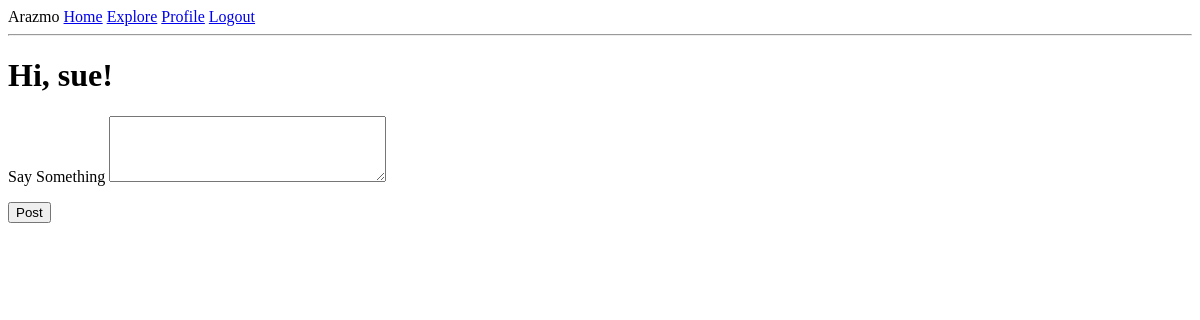
Page /index (signed in) on the earlier database version.
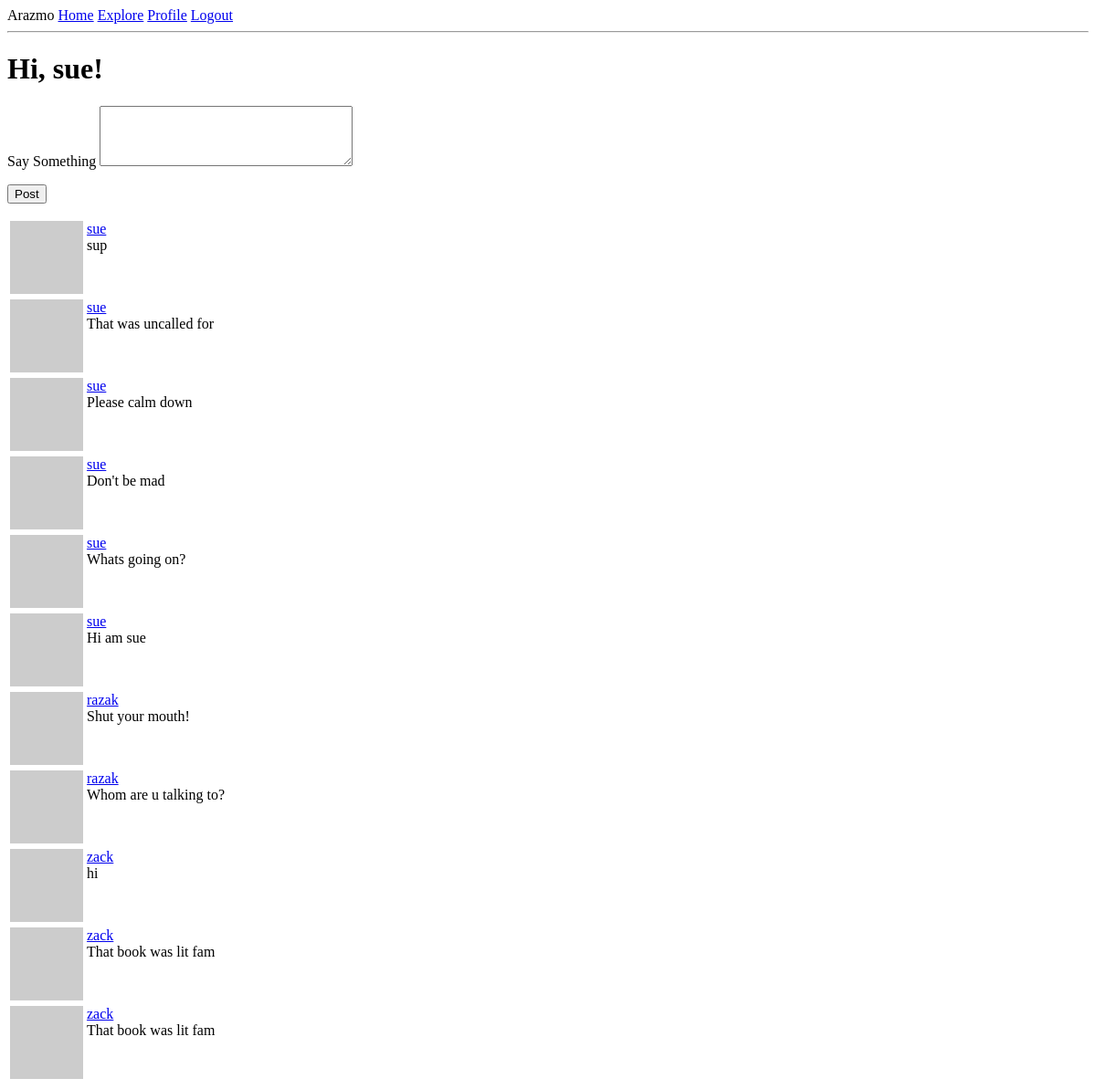
Same page on the later database version.
### app/models.py (models this page shows, shortened)
class User(UserMixin, db.Model):
    id = db.Column(db.Integer, primary_key=True)
    username = db.Column(db.String(64), index=True, unique=True)
    email = db.Column(db.String(120), index=True, unique=True)
    password_hash = db.Column(db.String(128))
    posts = db.relationship('Post', backref='author', lazy='dynamic')
    about_me = db.Column(db.String(140))
    date_joined = db.Column(db.String(64), default=datetime.utcnow().strftime("%b %d, %Y"))
    last_seen = db.Column(db.String(64), default=datetime.utcnow)
    followed = db.relationship(
        'User', secondary=followers,
        primaryjoin=(followers.c.follower_id == id),
        secondaryjoin = (followers.c.followed_id == id),
        backref=db.backref('followers', lazy='dynamic'), lazy='dynamic'
    )
    def followed_posts(self):
        followed = Post.query.join(
            followers, (followers.c.followed_id == Post.user_id)).filter(
                followers.c.follower_id == self.id)
        own = Post.query.filter_by(user_id=self.id)
        return followed.union(own).order_by(Post.timestamp.desc())
    def avatar(self, size):
        digest = md5(self.email.lower().encode('utf8')).hexdigest()
        return 'https://www.gravatar.com/avatar/{}?d=identicon&s={}'.format(digest, size)

class Post(db.Model):
    id = db.Column(db.Integer, primary_key=True)
    body = db.Column(db.String(140))
    timestamp = db.Column(db.DateTime, index=True, default=datetime.utcnow)
    user_id = db.Column(db.Integer, db.ForeignKey('user.id'))

### app/routes.py (the view)
@app.route("/", methods=['GET', 'POST'])
@app.route("/index", methods=['GET', 'POST'])
@login_required
def index():
    form = PostForm()
    if form.validate_on_submit():
        post = Post(body=form.post.data, author=current_user)
        db.session.add(post)
        db.session.commit()
        flash('Your post is live!')
        return redirect(url_for('index'))
    posts = current_user.followed_posts().all()
    page = request.args.get('page', 1, type=int)
    posts = current_user.followed_posts().paginate(
        page, app.config['POSTS_PER_PAGE'], False
    )
    next_url = url_for('index', page=posts.next_num) \
        if posts.has_next else None
    prev_url = url_for('index', page=posts.prev_num) \
        if posts.has_prev else None
    return render_template("index.html", title="Home Page", form=form, posts=posts.items, next_url=next_url, prev_url=prev_url)

### app/forms.py
class PostForm(FlaskForm):
    post = TextAreaField('Say Something', validators=[
        DataRequired(), Length(min=1, max=140)
    ])
    submit = SubmitField('Post')

### app/models.py (called while the page is built)
@login.user_loader
def load_user(id):
    return User.query.get(int(id))

### app/routes.py (called while the page is built)
@app.before_request
def before_request():
    if current_user.is_authenticated:
        current_user.last_seen = datetime.utcnow().strftime("%b %d, %Y %H:%M")
        db.session.commit()

### app/templates/index.html (shortened to what this page needs)
{% extends "base.html" %}
{% block content %}
    <h1>Hi, {{ current_user.username }}!</h1>
    {% if form %}
    <form action="" method="post">
        <p>
            {{ form.post.label }}
            {{ form.post(cols=32, rows=4) }}<br>
        </p>
        <p>{{ form.submit() }}</p>
    </form>
    {% endif %}
    {% for post in posts %}
        {% include '_post.html' %}
    {% endfor %}
{% endblock %}

### app/templates/base.html (shortened to what this page needs)
<html>
    <head>
    </head>
    <body>
        <div>
            Arazmo
            <a href="{{ url_for("index")}}">Home</a>
            {% if current_user.is_anonymous %}
            <a href="{{ url_for("login")}}">Login</a>
            {% else %}
            <a href="{{ url_for("explore")}}">Explore</a>
            <a href="{{ url_for("user", username=current_user.username)}}">Profile</a>
            <a href="{{ url_for("logout")}}">Logout</a>
            {% endif %}
        </div>
        <hr>
        {% block content %}
        {% endblock %}
    </body>
</html>

### app/templates/_post.html
<table>
    <tr valign="top">
        <td>
            <img src="{{ post.author.avatar(32) }}">
        </td>
        <td>
            <a href="{{ url_for('user', username=post.author.username)}}">
                {{ post.author.username }}
            </a>
            <br>{{ post.body }}
        </td>
    </tr>
</table>

Differences in the rows shown:
added Post: author.username "sue", body "sup"
added Post: author.username "sue", body "That was uncalled for"
added Post: author.username "sue", body "Please calm down"
added Post: author.username "sue", body "Don't be mad"
added Post: author.username "sue", body "Whats going on?"
added Post: author.username "sue", body "Hi am sue"
added Post: author.username "razak", body "Shut your mouth!"
added Post: author.username "razak", body "Whom are u talking to?"
added Post: author.username "zack", body "hi"
added Post: author.username "zack", body "That book was lit fam"
added Post: author.username "zack", body "That book was lit fam"
